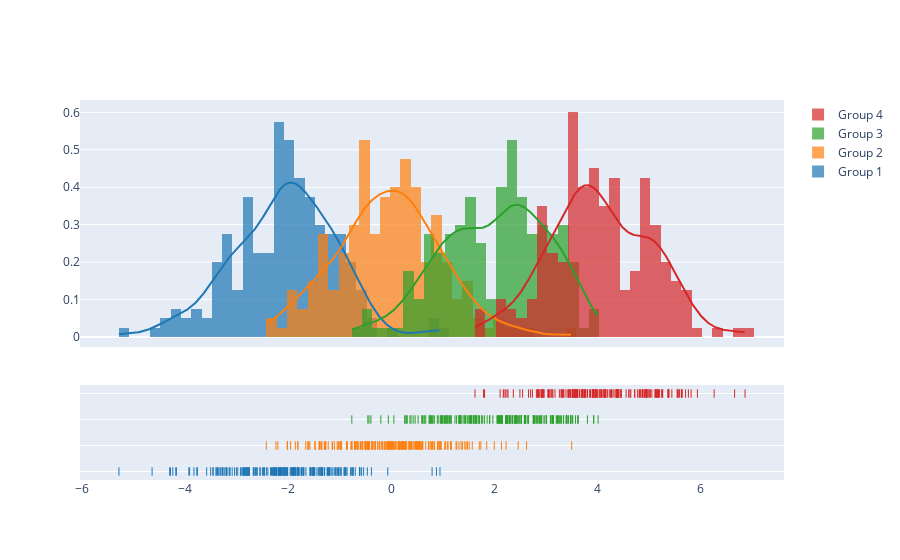

The notebook cell this image was saved under:
### Code cell
import plotly.figure_factory as ff

# Add histogram data
x1 = np.random.randn(200) - 2
x2 = np.random.randn(200)
x3 = np.random.randn(200) + 2
x4 = np.random.randn(200) + 4

# Group data together
hist_data = [x1, x2, x3, x4]

group_labels = ['Group 1', 'Group 2', 'Group 3', 'Group 4']

# Create distplot with custom bin_size
fig = ff.create_distplot(hist_data, group_labels, bin_size=.2)
fig.show()

### Figure 1 — Plotly figure (JSON) as saved in the notebook; plotly's stock layout.template omitted (floating-point values rounded to 4 significant figures; data arrays with more than 128 entries replaced by an {"elided": "..."} marker saying what was removed)
{"data": [{"autobinx": false, "histnorm": "probability density", "legendgroup": "Group 1", "marker": {"color": "rgb(31, 119, 180)"}, "name": "Group 1", "opacity": 0.7, "type": "histogram", "x": {"elided": "200 float values"}, "xaxis": "x", "xbins": {"end": 0.9427, "size": 0.2, "start": -5.279}, "yaxis": "y"}, {"autobinx": false, "histnorm": "probability density", "legendgroup": "Group 2", "marker": {"color": "rgb(255, 127, 14)"}, "name": "Group 2", "opacity": 0.7, "type": "histogram", "x": {"elided": "200 float values"}, "xaxis": "x", "xbins": {"end": 3.494, "size": 0.2, "start": -2.423}, "yaxis": "y"}, {"autobinx": false, "histnorm": "probability density", "legendgroup": "Group 3", "marker": {"color": "rgb(44, 160, 44)"}, "name": "Group 3", "opacity": 0.7, "type": "histogram", "x": {"elided": "200 float values"}, "xaxis": "x", "xbins": {"end": 4.007, "size": 0.2, "start": -0.7656}, "yaxis": "y"}, {"autobinx": false, "histnorm": "probability density", "legendgroup": "Group 4", "marker": {"color": "rgb(214, 39, 40)"}, "name": "Group 4", "opacity": 0.7, "type": "histogram", "x": {"elided": "200 float values"}, "xaxis": "x", "xbins": {"end": 6.856, "size": 0.2, "start": 1.622}, "yaxis": "y"}, {"legendgroup": "Group 1", "marker": {"color": "rgb(31, 119, 180)"}, "mode": "lines", "name": "Group 1", "showlegend": false, "type": "scatter", "x": {"elided": "500 float values"}, "xaxis": "x", "y": {"elided": "500 float values"}, "yaxis": "y"}, {"legendgroup": "Group 2", "marker": {"color": "rgb(255, 127, 14)"}, "mode": "lines", "name": "Group 2", "showlegend": false, "type": "scatter", "x": {"elided": "500 float values"}, "xaxis": "x", "y": {"elided": "500 float values"}, "yaxis": "y"}, {"legendgroup": "Group 3", "marker": {"color": "rgb(44, 160, 44)"}, "mode": "lines", "name": "Group 3", "showlegend": false, "type": "scatter", "x": {"elided": "500 float values"}, "xaxis": "x", "y": {"elided": "500 float values"}, "yaxis": "y"}, {"legendgroup": "Group 4", "marker": {"color": "rgb(214, 39, 40)"}, "mode": "lines", "name": "Group 4", "showlegend": false, "type": "scatter", "x": {"elided": "500 float values"}, "xaxis": "x", "y": {"elided": "500 float values"}, "yaxis": "y"}, {"legendgroup": "Group 1", "marker": {"color": "rgb(31, 119, 180)", "symbol": "line-ns-open"}, "mode": "markers", "name": "Group 1", "showlegend": false, "type": "scatter", "x": {"elided": "200 float values"}, "xaxis": "x", "y": {"elided": "200 str values"}, "yaxis": "y2"}, {"legendgroup": "Group 2", "marker": {"color": "rgb(255, 127, 14)", "symbol": "line-ns-open"}, "mode": "markers", "name": "Group 2", "showlegend": false, "type": "scatter", "x": {"elided": "200 float values"}, "xaxis": "x", "y": {"elided": "200 str values"}, "yaxis": "y2"}, {"legendgroup": "Group 3", "marker": {"color": "rgb(44, 160, 44)", "symbol": "line-ns-open"}, "mode": "markers", "name": "Group 3", "showlegend": false, "type": "scatter", "x": {"elided": "200 float values"}, "xaxis": "x", "y": {"elided": "200 str values"}, "yaxis": "y2"}, {"legendgroup": "Group 4", "marker": {"color": "rgb(214, 39, 40)", "symbol": "line-ns-open"}, "mode": "markers", "name": "Group 4", "showlegend": false, "type": "scatter", "x": {"elided": "200 float values"}, "xaxis": "x", "y": {"elided": "200 str values"}, "yaxis": "y2"}], "layout": {"barmode": "overlay", "hovermode": "closest", "legend": {"traceorder": "reversed"}, "xaxis": {"anchor": "y2", "domain": [0.0, 1.0], "zeroline": false}, "yaxis": {"anchor": "free", "domain": [0.35, 1], "position": 0.0}, "yaxis2": {"anchor": "x", "domain": [0, 0.25], "dtick": 1, "showticklabels": false}}}
